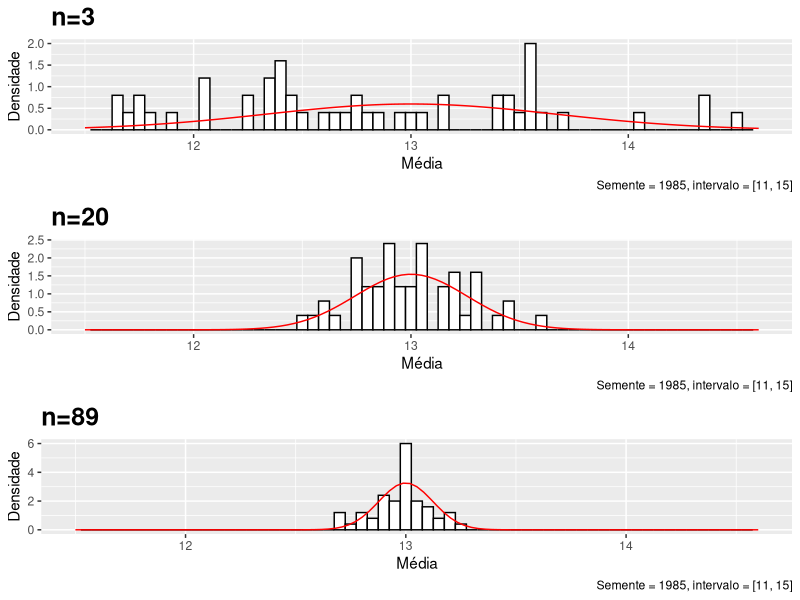

R code for this plot:
library(ggplot2)
library("gridExtra")
set.seed(1985)
generate <- function(num) {
    all_avgs <- c()
    for (i in 1:50) {
        sample <- runif(num, 11, 15)
        avg <- mean(sample)
        all_avgs <- c(all_avgs, avg)
    }
    df <- data.frame(values = all_avgs)
    vesp <- (11+15)/2
    var <- 1/12 * (15 - 11)^2
    plot <- ggplot(df, aes(x = values)) +
                geom_histogram(aes(y = ..density..), binwidth = 0.05, color = "black", fill = "white") +
                xlim(11.5, 14.6) +
                stat_function(fun = dnorm, args = list(mean = vesp, sd = sqrt(var/num)), color = "red") +
                labs(y = "Densidade", x = "Média", title = sprintf("n=%s", num), caption = "Semente = 1985, intervalo = [11, 15]") +
                theme(plot.title = element_text(size = 18, face ="bold"))
  return(plot)
}
df1_plot <- generate(3)
df2_plot <- generate(20)
df3_plot <- generate(89)
all_plots <- grid.arrange(df1_plot, df2_plot, df3_plot, ncol = 1)
ggsave("plots.png", all_plots)